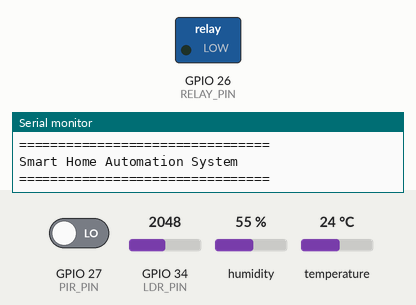
Bench run of a sketch on a simulated ESP32. Parts: switched loads named in the sketch (green lamp = pin HIGH), the last lines printed to the serial monitor. The inputs (shaded band) are chosen by the test bench; at power-on: GPIO 27 (PIR_PIN) LOW, GPIO 34 (LDR_PIN) = 2048, humidity 55 %, temperature 24 °C. WiFi joins after 1.5 s; servers stay silent unless stated.

Above: at 3.0 s.
3.1 s: GPIO 27 (PIR_PIN) driven HIGH
5.3 s: GPIO 34 (LDR_PIN) set to 1974
At 6.9 s:
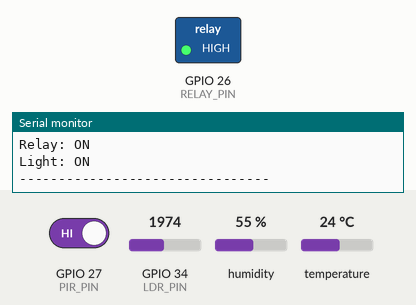
7.3 s: GPIO 34 (LDR_PIN) set to 2040
At 8.7 s:
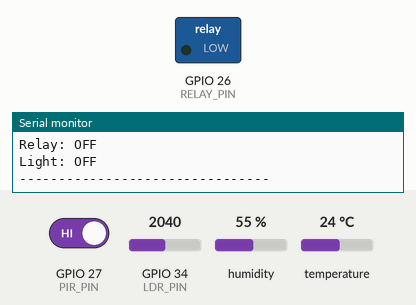
9.3 s: GPIO 34 (LDR_PIN) set to 1960
At 11.0 s:
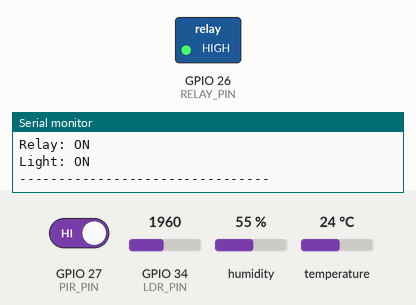
11.3 s: GPIO 27 (PIR_PIN) driven LOW
At 12.9 s:
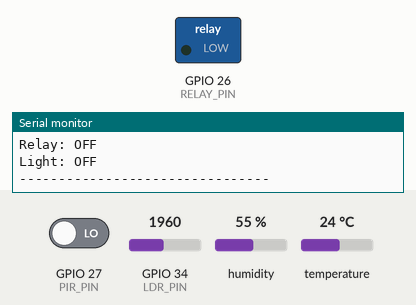
Timing chart, 0 to 14.4 s (numbered marks = the images above; inputs shaded):
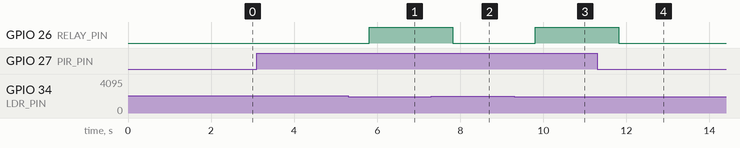

The sketch:

smart_home_automation.ino
```cpp
#define BLYNK_TEMPLATE_ID "TMPL32XvgrlFB"
#define BLYNK_TEMPLATE_NAME "Smart Home Automation"
#define BLYNK_AUTH_TOKEN "YOUR_BLYNK_AUTH_TOKEN"

#include <WiFi.h>
#include <BlynkSimpleEsp32.h>
#include <DHT.h>

// Pin Definitions
#define DHT_PIN 4
#define DHT_TYPE DHT22
#define LDR_PIN 34
#define PIR_PIN 27
#define RELAY_PIN 26

// Sensor
DHT dht(DHT_PIN, DHT_TYPE);

// Wi-Fi
char ssid[] = "Wokwi-GUEST";
char pass[] = "";

// Blynk Timer
BlynkTimer timer;

// Light Threshold
int lightThreshold = 2000;

// Send Sensor Data
void sendSensorData()
{
  float temperature = dht.readTemperature();
  float humidity = dht.readHumidity();

  int lightValue = analogRead(LDR_PIN);
  int motion = digitalRead(PIR_PIN);

  if (isnan(temperature) || isnan(humidity))
  {
    Serial.println("DHT22 reading failed!");
    return;
  }

  // Blynk
  Blynk.virtualWrite(V0, temperature);
  Blynk.virtualWrite(V1, humidity);
  Blynk.virtualWrite(V2, lightValue);
  Blynk.virtualWrite(V3, motion);

  // Serial Monitor
  Serial.print("Temperature: ");
  Serial.print(temperature);
  Serial.println(" C");

  Serial.print("Humidity: ");
  Serial.print(humidity);
  Serial.println(" %");

  Serial.print("Light Value: ");
  Serial.println(lightValue);

  // Motion Status
  if (motion == HIGH)
  {
    Serial.println("Motion: DETECTED");
  }
  else
  {
    Serial.println("Motion: NOT DETECTED");
  }

  // Automatic Light Control
  if (motion == HIGH && lightValue < lightThreshold)
  {
    digitalWrite(RELAY_PIN, HIGH);

    Blynk.virtualWrite(V4, 1);
    Blynk.virtualWrite(V5, 1);

    Serial.println("Relay: ON");
    Serial.println("Light: ON");
  }
  else
  {
    digitalWrite(RELAY_PIN, LOW);

    Blynk.virtualWrite(V4, 0);
    Blynk.virtualWrite(V5, 0);

    Serial.println("Relay: OFF");
    Serial.println("Light: OFF");
  }

  Serial.println("--------------------------------");
}

// Setup
void setup()
{
  Serial.begin(115200);

  dht.begin();

  pinMode(PIR_PIN, INPUT);
  pinMode(RELAY_PIN, OUTPUT);

  digitalWrite(RELAY_PIN, LOW);

  Serial.println();
  Serial.println("================================");
  Serial.println("Smart Home Automation System");
  Serial.println("================================");

  Blynk.begin(BLYNK_AUTH_TOKEN, ssid, pass);

  timer.setInterval(2000L, sendSensorData);
}

// Loop
void loop()
{
  Blynk.run();
  timer.run();
}
```

Measured:
- the behaviour switches between 2000 and 1999 on GPIO 34 (LDR_PIN) (found by bisection; images 0 and 1)
- after the input at 5.3 s, GPIO 26 (RELAY_PIN): LOW → HIGH after 0.51 s
- after the input at 7.3 s, GPIO 26 (RELAY_PIN): HIGH → LOW after 0.51 s
- after the input at 9.3 s, GPIO 26 (RELAY_PIN): LOW → HIGH after 0.51 s
- after the input at 11.3 s, GPIO 26 (RELAY_PIN): HIGH → LOW after 0.51 s
